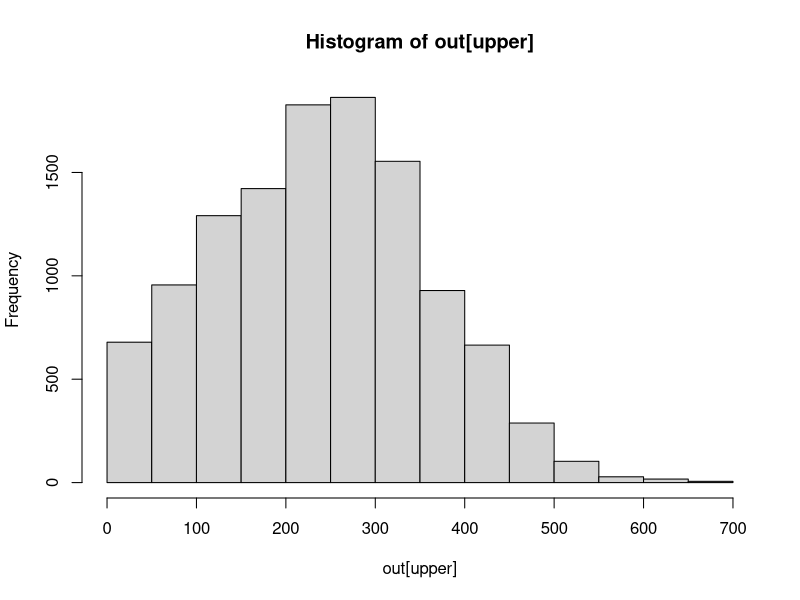

This figure's R source:
library(fields)


### Name: rdist.earth
### Title: Great circle distance matrix or vector
### Aliases: rdist.earth rdist.earth.vec
### Keywords: spatial

### ** Examples

data(ozone2)
out<- rdist.earth ( ozone2$lon.lat)
#out is a 153X153 distance matrix
upper<-  col(out)> row( out)
# histogram of all pairwise distances. 
hist( out[upper])

#get pairwise distances between first 10 and second 10 lon/lat points
x1 = ozone2$lon.lat[1:10,]
x2 = ozone2$lon.lat[11:20,]
dists = rdist.earth.vec(x1, x2)
print(dists)
